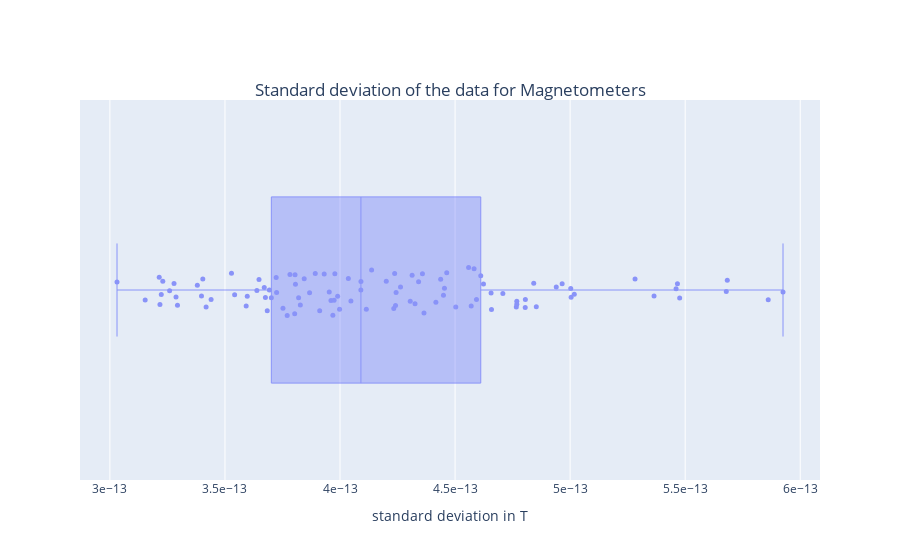

Notebook cell for this chart:
### Code cell
fig_m, fig_path_m=boxplot_std_hovering_plotly(std_data=rmse_mags, tit='Magnetometers', channel_names=mags, sid='1')

### Figure 1 — Plotly figure (JSON) as saved in the notebook; plotly's stock layout.template omitted (floating-point values rounded to 4 significant figures)
{"data": [{"boxpoints": "all", "hovertemplate": "%{text}<br>STD: %{x: .0f}", "line": {"width": 1}, "marker": {"size": 5}, "name": "", "opacity": 0.7, "pointpos": 0, "text": ["MEG0111", "MEG0121", "MEG0131", "MEG0141", "MEG0211", "MEG0221", "MEG0231", "MEG0241", "MEG0311", "MEG0321", "MEG0331", "MEG0341", "MEG0411", "MEG0421", "MEG0431", "MEG0441", "MEG0511", "MEG0521", "MEG0531", "MEG0541", "MEG0611", "MEG0621", "MEG0631", "MEG0641", "MEG0711", "MEG0721", "MEG0731", "MEG0741", "MEG0811", "MEG0821", "MEG0911", "MEG0921", "MEG0931", "MEG0941", "MEG1011", "MEG1021", "MEG1031", "MEG1041", "MEG1111", "MEG1121", "MEG1131", "MEG1141", "MEG1211", "MEG1221", "MEG1231", "MEG1241", "MEG1311", "MEG1321", "MEG1331", "MEG1341", "MEG1411", "MEG1421", "MEG1431", "MEG1441", "MEG1511", "MEG1521", "MEG1531", "MEG1541", "MEG1611", "MEG1621", "MEG1631", "MEG1641", "MEG1711", "MEG1721", "MEG1731", "MEG1741", "MEG1811", "MEG1821", "MEG1831", "MEG1841", "MEG1911", "MEG1921", "MEG1931", "MEG1941", "MEG2011", "MEG2021", "MEG2031", "MEG2041", "MEG2111", "MEG2121", "MEG2131", "MEG2141", "MEG2211", "MEG2221", "MEG2231", "MEG2241", "MEG2311", "MEG2321", "MEG2331", "MEG2341", "MEG2411", "MEG2421", "MEG2431", "MEG2441", "MEG2511", "MEG2521", "MEG2531", "MEG2541", "MEG2611", "MEG2621", "MEG2631", "MEG2641"], "type": "box", "x": [4.658e-13, 4.137e-13, 3.805e-13, 4.365e-13, 3.26e-13, 3.223e-13, 3.214e-13, 3.279e-13, 3.031e-13, 3.287e-13, 3.724e-13, 3.23e-13, 3.639e-13, 4.234e-13, 4.091e-13, 3.542e-13, 3.153e-13, 3.404e-13, 3.961e-13, 3.418e-13, 4.503e-13, 4.965e-13, 4.766e-13, 4.583e-13, 4.559e-13, 4.806e-13, 4.437e-13, 4.341e-13, 3.693e-13, 4.237e-13, 3.723e-13, 3.671e-13, 4.091e-13, 4.244e-13, 4.768e-13, 4.853e-13, 5.004e-13, 4.94e-13, 4.842e-13, 4.45e-13, 4.313e-13, 4.656e-13, 3.702e-13, 3.844e-13, 3.998e-13, 4.593e-13, 3.99e-13, 3.969e-13, 3.912e-13, 3.953e-13, 4.805e-13, 5.679e-13, 5.476e-13, 4.623e-13, 3.528e-13, 3.648e-13, 4.417e-13, 4.263e-13, 3.398e-13, 3.218e-13, 3.294e-13, 3.592e-13, 4.708e-13, 3.974e-13, 4.358e-13, 5.282e-13, 3.38e-13, 3.82e-13, 3.892e-13, 3.44e-13, 3.597e-13, 4.114e-13, 4.57e-13, 3.868e-13, 3.684e-13, 3.676e-13, 3.752e-13, 3.806e-13, 4.241e-13, 5.018e-13, 5.861e-13, 5.46e-13, 4.326e-13, 4.036e-13, 3.827e-13, 3.978e-13, 3.803e-13, 4.201e-13, 5.003e-13, 4.305e-13, 3.782e-13, 3.931e-13, 4.047e-13, 3.77e-13, 4.768e-13, 4.612e-13, 5.683e-13, 5.925e-13, 4.464e-13, 5.365e-13, 5.466e-13, 4.454e-13]}], "layout": {"title": {"text": "Standard deviation of the data for Magnetometers", "x": 0.5, "xanchor": "center", "y": 0.85, "yanchor": "top"}, "xaxis": {"exponentformat": "e", "showexponent": "all", "title": {"text": "standard deviation in T"}}, "yaxis": {"showticklabels": false, "visible": false}}}
